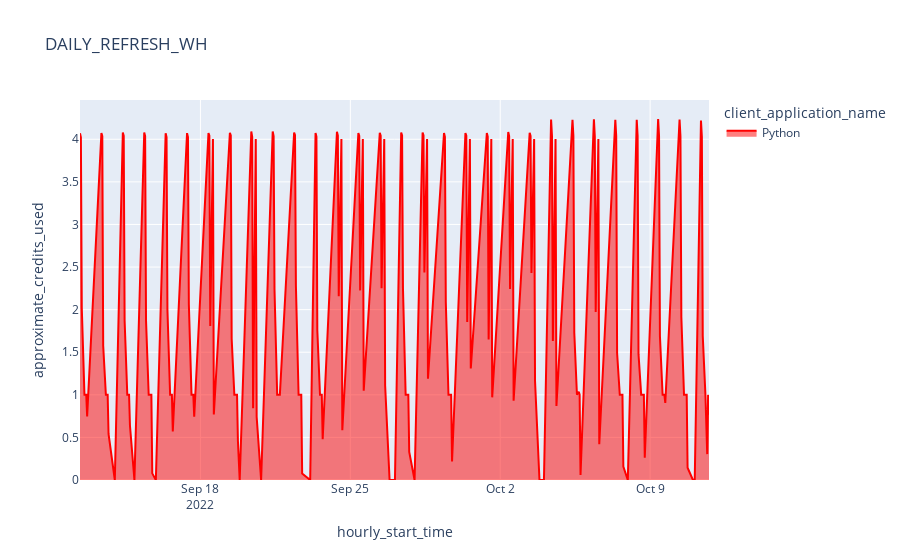
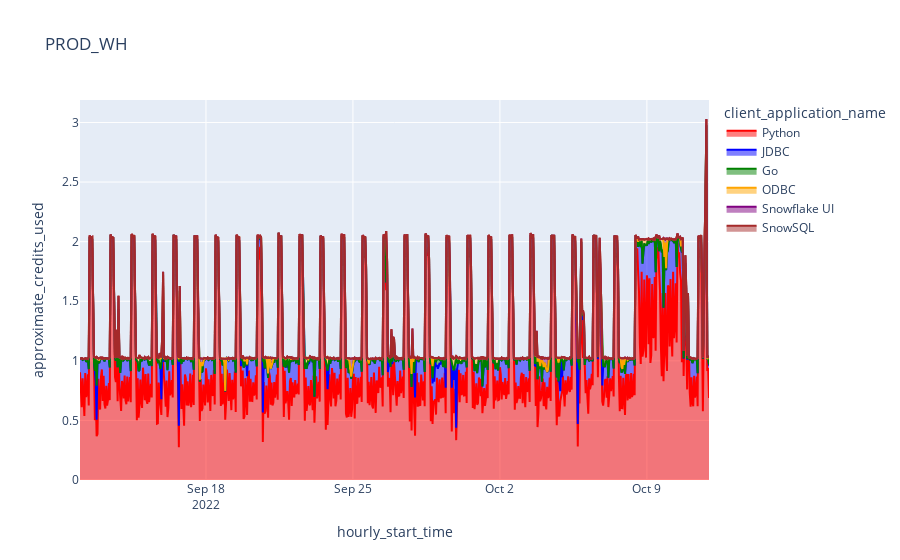
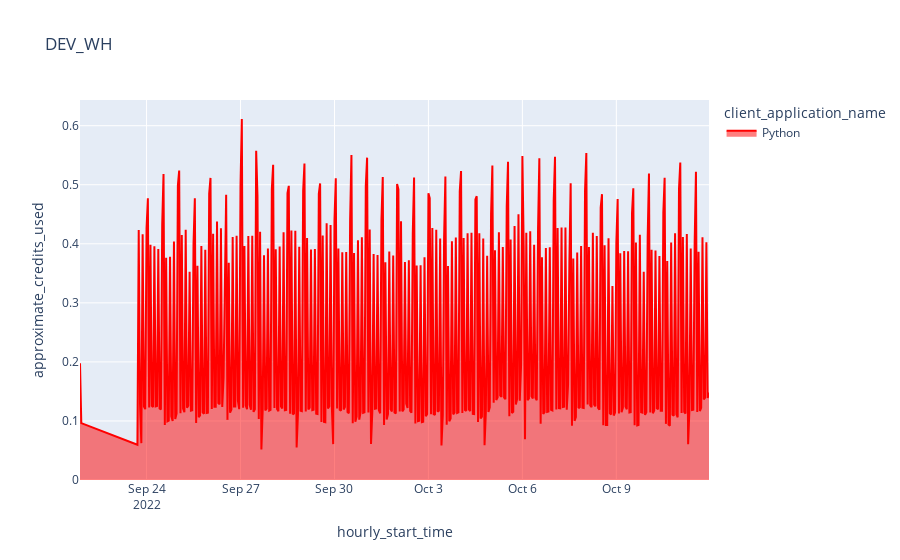
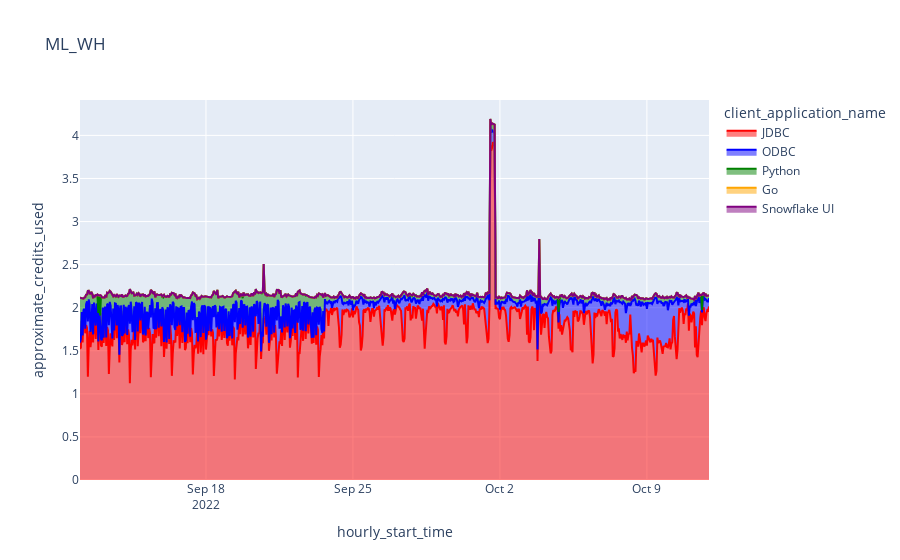

Notebook code cell kept with these figures, in order:
### Code cell
for i in range(len(df_titles)):
    fig = px.area(df_warehouse[i], x="hourly_start_time", y="approximate_credits_used", color="client_application_name",color_discrete_sequence=color_scheme,title=df_titles[i])
    fig.show()

### Figure 1 — Plotly figure (JSON) as saved in the notebook; plotly's stock layout.template omitted (floating-point values rounded to 4 significant figures; data arrays with more than 128 entries replaced by an {"elided": "..."} marker saying what was removed)
{"data": [{"fillpattern": {"shape": ""}, "hovertemplate": "client_application_name=Python<br>hourly_start_time=%{x}<br>approximate_credits_used=%{y}<extra></extra>", "legendgroup": "Python", "line": {"color": "red"}, "marker": {"symbol": "circle"}, "mode": "lines", "name": "Python", "orientation": "v", "showlegend": true, "stackgroup": "1", "type": "scatter", "x": {"elided": "192 str values"}, "xaxis": "x", "y": {"elided": "192 float values"}, "yaxis": "y"}], "layout": {"legend": {"title": {"text": "client_application_name"}, "tracegroupgap": 0}, "title": {"text": "DAILY_REFRESH_WH"}, "xaxis": {"anchor": "y", "domain": [0, 1], "title": {"text": "hourly_start_time"}}, "yaxis": {"anchor": "x", "domain": [0, 1], "title": {"text": "approximate_credits_used"}}}}

### Figure 2 — Plotly figure (JSON) as saved in the notebook; plotly's stock layout.template omitted (floating-point values rounded to 4 significant figures; data arrays with more than 128 entries replaced by an {"elided": "..."} marker saying what was removed)
{"data": [{"fillpattern": {"shape": ""}, "hovertemplate": "client_application_name=Python<br>hourly_start_time=%{x}<br>approximate_credits_used=%{y}<extra></extra>", "legendgroup": "Python", "line": {"color": "red"}, "marker": {"symbol": "circle"}, "mode": "lines", "name": "Python", "orientation": "v", "showlegend": true, "stackgroup": "1", "type": "scatter", "x": {"elided": "720 str values"}, "xaxis": "x", "y": {"elided": "720 float values"}, "yaxis": "y"}, {"fillpattern": {"shape": ""}, "hovertemplate": "client_application_name=JDBC<br>hourly_start_time=%{x}<br>approximate_credits_used=%{y}<extra></extra>", "legendgroup": "JDBC", "line": {"color": "blue"}, "marker": {"symbol": "circle"}, "mode": "lines", "name": "JDBC", "orientation": "v", "showlegend": true, "stackgroup": "1", "type": "scatter", "x": {"elided": "720 str values"}, "xaxis": "x", "y": {"elided": "720 float values"}, "yaxis": "y"}, {"fillpattern": {"shape": ""}, "hovertemplate": "client_application_name=Go<br>hourly_start_time=%{x}<br>approximate_credits_used=%{y}<extra></extra>", "legendgroup": "Go", "line": {"color": "green"}, "marker": {"symbol": "circle"}, "mode": "lines", "name": "Go", "orientation": "v", "showlegend": true, "stackgroup": "1", "type": "scatter", "x": ["2022-09-29T22:00:00", "2022-09-16T17:00:00", "2022-10-05T17:00:00", "2022-09-20T17:00:00", "2022-10-05T16:00:00", "2022-09-27T23:00:00", "2022-09-15T21:00:00", "2022-09-16T18:00:00", "2022-09-12T19:00:00", "2022-10-04T21:00:00", "2022-10-11T18:00:00", "2022-09-16T16:00:00", "2022-10-06T21:00:00", "2022-09-29T17:00:00", "2022-09-15T23:00:00", "2022-09-28T21:00:00", "2022-09-12T18:00:00", "2022-09-29T10:00:00", "2022-10-04T23:00:00", "2022-09-23T19:00:00", "2022-10-04T20:00:00", "2022-09-26T16:00:00", "2022-09-19T23:00:00", "2022-09-29T01:00:00", "2022-09-29T21:00:00", "2022-09-29T19:00:00", "2022-09-21T21:00:00", "2022-09-19T16:00:00", "2022-09-20T20:00:00", "2022-09-20T15:00:00", "2022-09-29T23:00:00", "2022-09-29T02:00:00", "2022-10-03T15:00:00", "2022-09-29T16:00:00", "2022-10-06T20:00:00", "2022-09-29T00:00:00", "2022-10-05T23:00:00", "2022-09-28T23:00:00", "2022-09-28T19:00:00", "2022-10-04T15:00:00", "2022-10-05T15:00:00", "2022-10-06T15:00:00", "2022-10-03T17:00:00", "2022-09-29T04:00:00", "2022-09-22T21:00:00", "2022-09-15T22:00:00", "2022-10-06T17:00:00", "2022-09-29T18:00:00", "2022-09-29T03:00:00", "2022-10-05T22:00:00", "2022-10-11T17:00:00", "2022-09-23T18:00:00", "2022-09-16T00:00:00", "2022-09-26T21:00:00", "2022-09-29T14:00:00", "2022-09-28T15:00:00", "2022-10-05T18:00:00", "2022-10-06T00:00:00", "2022-09-27T18:00:00", "2022-10-06T16:00:00", "2022-10-03T16:00:00", "2022-09-21T20:00:00", "2022-09-23T16:00:00", "2022-09-23T20:00:00", "2022-10-10T21:00:00", "2022-09-22T22:00:00", "2022-10-11T23:00:00", "2022-10-06T18:00:00", "2022-09-27T16:00:00", "2022-09-29T15:00:00", "2022-10-10T22:00:00", "2022-09-26T22:00:00", "2022-09-23T15:00:00", "2022-09-14T21:00:00", "2022-10-10T16:00:00", "2022-09-29T08:00:00", "2022-10-06T19:00:00", "2022-10-10T18:00:00", "2022-09-27T20:00:00", "2022-09-20T16:00:00", "2022-09-26T17:00:00", "2022-10-10T20:00:00", "2022-09-28T22:00:00", "2022-09-28T17:00:00", "2022-09-29T11:00:00", "2022-09-22T18:00:00", "2022-09-22T20:00:00", "2022-10-04T22:00:00", "2022-09-28T20:00:00", "2022-09-15T19:00:00", "2022-09-27T21:00:00", "2022-10-03T21:00:00", "2022-09-23T17:00:00", "2022-09-20T18:00:00", "2022-09-14T18:00:00", "2022-10-11T16:00:00", "2022-09-15T18:00:00", "2022-10-10T15:00:00", "2022-10-10T17:00:00", "2022-10-11T19:00:00", "2022-10-05T19:00:00", "2022-09-14T20:00:00", "2022-10-10T19:00:00", "2022-10-05T20:00:00", "2022-10-05T21:00:00", "2022-09-14T16:00:00", "2022-10-11T22:00:00", "2022-10-10T23:00:00", "2022-09-22T16:00:00", "2022-09-12T20:00:00", "2022-09-16T15:00:00", "2022-10-04T19:00:00", "2022-09-22T23:00:00", "2022-09-22T00:00:00", "2022-10-03T18:00:00", "2022-09-29T12:00:00", "2022-09-29T13:00:00"], "xaxis": "x", "y": [0.5922, 0.5383, 0.5234, 0.4366, 0.3906, 0.3203, 0.2995, 0.2911, 0.2858, 0.2673, 0.2441, 0.2349, 0.2282, 0.2111, 0.2071, 0.1928, 0.1898, 0.1647, 0.1572, 0.1562, 0.1416, 0.1259, 0.08808, 0.08657, 0.08504, 0.07945, 0.07662, 0.07652, 0.07304, 0.06188, 0.06031, 0.06018, 0.0575, 0.05146, 0.0446, 0.04421, 0.04397, 0.04396, 0.04368, 0.04049, 0.04017, 0.03916, 0.03509, 0.03453, 0.03436, 0.03134, 0.02799, 0.02666, 0.02615, 0.02505, 0.02495, 0.02414, 0.02231, 0.02183, 0.01861, 0.0182, 0.01734, 0.01596, 0.01574, 0.01421, 0.01371, 0.01369, 0.01289, 0.01156, 0.01012, 0.009774, 0.009694, 0.008719, 0.007888, 0.007469, 0.007201, 0.007192, 0.006965, 0.00577, 0.005599, 0.004746, 0.004542, 0.004272, 0.00391, 0.003907, 0.002931, 0.002464, 0.002286, 0.002205, 0.001731, 0.001379, 0.001297, 0.001276, 0.001067, 0.001022, 0.0009682, 0.0009541, 0.0008444, 0.0008217, 0.0007968, 0.0005447, 0.0005133, 0.0004591, 0.0004483, 0.0003372, 0.0002802, 0.0002548, 0.0001512, 0.0001449, 0.0001257, 9.274e-05, 8.687e-05, 8.626e-05, 6.918e-05, 6.759e-05, 5.752e-05, 4.717e-05, 4.047e-05, 3.407e-05, 2.882e-05, 1.42e-05, 6.086e-06], "yaxis": "y"}, {"fillpattern": {"shape": ""}, "hovertemplate": "client_application_name=ODBC<br>hourly_start_time=%{x}<br>approximate_credits_used=%{y}<extra></extra>", "legendgroup": "ODBC", "line": {"color": "orange"}, "marker": {"symbol": "circle"}, "mode": "lines", "name": "ODBC", "orientation": "v", "showlegend": true, "stackgroup": "1", "type": "scatter", "x": {"elided": "720 str values"}, "xaxis": "x", "y": {"elided": "720 float values"}, "yaxis": "y"}, {"fillpattern": {"shape": ""}, "hovertemplate": "client_application_name=Snowflake UI<br>hourly_start_time=%{x}<br>approximate_credits_used=%{y}<extra></extra>", "legendgroup": "Snowflake UI", "line": {"color": "purple"}, "marker": {"symbol": "circle"}, "mode": "lines", "name": "Snowflake UI", "orientation": "v", "showlegend": true, "stackgroup": "1", "type": "scatter", "x": {"elided": "146 str values"}, "xaxis": "x", "y": {"elided": "146 float values"}, "yaxis": "y"}, {"fillpattern": {"shape": ""}, "hovertemplate": "client_application_name=SnowSQL<br>hourly_start_time=%{x}<br>approximate_credits_used=%{y}<extra></extra>", "legendgroup": "SnowSQL", "line": {"color": "brown"}, "marker": {"symbol": "circle"}, "mode": "lines", "name": "SnowSQL", "orientation": "v", "showlegend": true, "stackgroup": "1", "type": "scatter", "x": ["2022-10-01T04:00:00", "2022-10-03T20:00:00", "2022-10-03T16:00:00"], "xaxis": "x", "y": [0.0001347, 0.0001122, 3.789e-05], "yaxis": "y"}], "layout": {"legend": {"title": {"text": "client_application_name"}, "tracegroupgap": 0}, "title": {"text": "PROD_WH"}, "xaxis": {"anchor": "y", "domain": [0, 1], "title": {"text": "hourly_start_time"}}, "yaxis": {"anchor": "x", "domain": [0, 1], "title": {"text": "approximate_credits_used"}}}}

### Figure 3 — Plotly figure (JSON) as saved in the notebook; plotly's stock layout.template omitted (floating-point values rounded to 4 significant figures; data arrays with more than 128 entries replaced by an {"elided": "..."} marker saying what was removed)
{"data": [{"fillpattern": {"shape": ""}, "hovertemplate": "client_application_name=Python<br>hourly_start_time=%{x}<br>approximate_credits_used=%{y}<extra></extra>", "legendgroup": "Python", "line": {"color": "red"}, "marker": {"symbol": "circle"}, "mode": "lines", "name": "Python", "orientation": "v", "showlegend": true, "stackgroup": "1", "type": "scatter", "x": {"elided": "441 str values"}, "xaxis": "x", "y": {"elided": "441 float values"}, "yaxis": "y"}], "layout": {"legend": {"title": {"text": "client_application_name"}, "tracegroupgap": 0}, "title": {"text": "DEV_WH"}, "xaxis": {"anchor": "y", "domain": [0, 1], "title": {"text": "hourly_start_time"}}, "yaxis": {"anchor": "x", "domain": [0, 1], "title": {"text": "approximate_credits_used"}}}}

### Figure 4 — Plotly figure (JSON) as saved in the notebook; plotly's stock layout.template omitted (floating-point values rounded to 4 significant figures; data arrays with more than 128 entries replaced by an {"elided": "..."} marker saying what was removed)
{"data": [{"fillpattern": {"shape": ""}, "hovertemplate": "client_application_name=JDBC<br>hourly_start_time=%{x}<br>approximate_credits_used=%{y}<extra></extra>", "legendgroup": "JDBC", "line": {"color": "red"}, "marker": {"symbol": "circle"}, "mode": "lines", "name": "JDBC", "orientation": "v", "showlegend": true, "stackgroup": "1", "type": "scatter", "x": {"elided": "720 str values"}, "xaxis": "x", "y": {"elided": "720 float values"}, "yaxis": "y"}, {"fillpattern": {"shape": ""}, "hovertemplate": "client_application_name=ODBC<br>hourly_start_time=%{x}<br>approximate_credits_used=%{y}<extra></extra>", "legendgroup": "ODBC", "line": {"color": "blue"}, "marker": {"symbol": "circle"}, "mode": "lines", "name": "ODBC", "orientation": "v", "showlegend": true, "stackgroup": "1", "type": "scatter", "x": {"elided": "720 str values"}, "xaxis": "x", "y": {"elided": "720 float values"}, "yaxis": "y"}, {"fillpattern": {"shape": ""}, "hovertemplate": "client_application_name=Python<br>hourly_start_time=%{x}<br>approximate_credits_used=%{y}<extra></extra>", "legendgroup": "Python", "line": {"color": "green"}, "marker": {"symbol": "circle"}, "mode": "lines", "name": "Python", "orientation": "v", "showlegend": true, "stackgroup": "1", "type": "scatter", "x": {"elided": "720 str values"}, "xaxis": "x", "y": {"elided": "720 float values"}, "yaxis": "y"}, {"fillpattern": {"shape": ""}, "hovertemplate": "client_application_name=Go<br>hourly_start_time=%{x}<br>approximate_credits_used=%{y}<extra></extra>", "legendgroup": "Go", "line": {"color": "orange"}, "marker": {"symbol": "circle"}, "mode": "lines", "name": "Go", "orientation": "v", "showlegend": true, "stackgroup": "1", "type": "scatter", "x": ["2022-09-12T23:00:00", "2022-09-12T21:00:00", "2022-10-11T15:00:00", "2022-10-04T19:00:00", "2022-10-04T20:00:00", "2022-09-12T20:00:00", "2022-09-13T18:00:00", "2022-09-19T18:00:00", "2022-09-15T23:00:00", "2022-09-27T18:00:00", "2022-09-16T17:00:00", "2022-09-16T18:00:00", "2022-09-27T23:00:00", "2022-09-12T16:00:00", "2022-09-15T22:00:00", "2022-09-27T20:00:00", "2022-09-21T21:00:00", "2022-09-20T16:00:00", "2022-09-26T17:00:00", "2022-10-03T21:00:00", "2022-09-26T22:00:00", "2022-09-16T00:00:00", "2022-09-19T16:00:00", "2022-10-06T20:00:00", "2022-09-15T21:00:00", "2022-09-20T18:00:00", "2022-09-22T18:00:00", "2022-09-21T18:00:00", "2022-10-05T16:00:00", "2022-09-20T17:00:00", "2022-10-05T22:00:00", "2022-10-10T20:00:00", "2022-10-03T18:00:00", "2022-09-26T16:00:00", "2022-10-07T00:00:00", "2022-10-11T19:00:00", "2022-10-04T21:00:00", "2022-09-23T16:00:00", "2022-09-14T21:00:00", "2022-10-05T20:00:00", "2022-09-14T18:00:00", "2022-09-21T20:00:00", "2022-10-06T00:00:00", "2022-09-20T20:00:00", "2022-10-11T17:00:00", "2022-10-03T19:00:00", "2022-10-03T22:00:00", "2022-09-19T22:00:00", "2022-09-12T19:00:00", "2022-09-26T21:00:00", "2022-09-27T21:00:00", "2022-10-10T21:00:00", "2022-09-12T18:00:00", "2022-09-23T15:00:00", "2022-10-05T23:00:00", "2022-09-28T23:00:00", "2022-09-22T22:00:00", "2022-10-04T15:00:00", "2022-09-15T19:00:00", "2022-09-16T16:00:00", "2022-09-20T15:00:00", "2022-09-22T00:00:00", "2022-10-10T18:00:00", "2022-10-06T21:00:00", "2022-09-22T21:00:00", "2022-09-27T16:00:00", "2022-09-19T23:00:00", "2022-09-13T00:00:00", "2022-09-29T15:00:00", "2022-10-10T15:00:00", "2022-10-05T15:00:00", "2022-09-13T20:00:00", "2022-10-10T17:00:00", "2022-09-23T17:00:00", "2022-10-10T23:00:00", "2022-09-15T18:00:00", "2022-09-22T16:00:00", "2022-09-29T17:00:00", "2022-10-03T15:00:00", "2022-10-06T19:00:00", "2022-09-14T20:00:00", "2022-09-23T18:00:00", "2022-10-06T16:00:00", "2022-10-11T20:00:00", "2022-09-28T21:00:00", "2022-10-03T17:00:00", "2022-10-06T15:00:00", "2022-09-16T15:00:00", "2022-10-06T17:00:00", "2022-09-29T19:00:00", "2022-09-26T20:00:00", "2022-09-28T15:00:00", "2022-09-26T23:00:00", "2022-10-03T16:00:00", "2022-09-19T21:00:00", "2022-09-12T15:00:00", "2022-09-29T16:00:00", "2022-10-10T19:00:00", "2022-09-19T20:00:00", "2022-09-29T01:00:00", "2022-09-29T23:00:00", "2022-09-22T23:00:00", "2022-09-29T22:00:00", "2022-09-29T00:00:00", "2022-10-10T16:00:00", "2022-09-28T20:00:00", "2022-09-14T16:00:00", "2022-09-19T15:00:00", "2022-10-11T18:00:00", "2022-09-22T20:00:00", "2022-10-11T23:00:00", "2022-10-04T23:00:00", "2022-09-13T17:00:00", "2022-10-11T16:00:00", "2022-09-21T17:00:00", "2022-09-29T21:00:00", "2022-09-21T22:00:00", "2022-09-27T17:00:00", "2022-09-19T17:00:00", "2022-10-07T19:00:00", "2022-09-28T17:00:00", "2022-09-13T21:00:00", "2022-10-06T18:00:00", "2022-09-22T15:00:00", "2022-09-12T22:00:00", "2022-09-23T19:00:00", "2022-09-21T23:00:00"], "xaxis": "x", "y": [0.2368, 0.2058, 0.1753, 0.1597, 0.04465, 0.03038, 0.02677, 0.02192, 0.02045, 0.0151, 0.008991, 0.007462, 0.006805, 0.006582, 0.006367, 0.00561, 0.005577, 0.005365, 0.004792, 0.004477, 0.004377, 0.003829, 0.003512, 0.003314, 0.003233, 0.002986, 0.00294, 0.002913, 0.002808, 0.002569, 0.002382, 0.002253, 0.002232, 0.002153, 0.002142, 0.002073, 0.001964, 0.001956, 0.001955, 0.00161, 0.00161, 0.001465, 0.001436, 0.001378, 0.001308, 0.00128, 0.001226, 0.001213, 0.0012, 0.001147, 0.001107, 0.001091, 0.00109, 0.001059, 0.001052, 0.001043, 0.0009923, 0.0009007, 0.0008465, 0.0008165, 0.0007944, 0.0007554, 0.0007385, 0.0007236, 0.0007092, 0.0007066, 0.0007009, 0.0006363, 0.0006264, 0.0005984, 0.0005609, 0.0005529, 0.0005371, 0.000526, 0.0004867, 0.0004849, 0.0004847, 0.0004739, 0.0004647, 0.0004132, 0.0004116, 0.0004048, 0.0003981, 0.0003675, 0.0003317, 0.0003248, 0.0003123, 0.0002977, 0.0002956, 0.0002936, 0.0002835, 0.0002463, 0.0002416, 0.0002203, 0.0002146, 0.0002068, 0.0001939, 0.0001914, 0.0001866, 0.0001813, 0.0001806, 0.0001804, 0.0001798, 0.0001761, 0.0001724, 0.0001632, 0.0001503, 0.000141, 0.0001389, 0.0001304, 0.0001263, 0.0001248, 0.0001148, 0.0001103, 0.0001091, 9.947e-05, 9.687e-05, 8.224e-05, 7.094e-05, 6.617e-05, 6.489e-05, 5.994e-05, 2.751e-05, 2.58e-05, 1.284e-05, 0, 0], "yaxis": "y"}, {"fillpattern": {"shape": ""}, "hovertemplate": "client_application_name=Snowflake UI<br>hourly_start_time=%{x}<br>approximate_credits_used=%{y}<extra></extra>", "legendgroup": "Snowflake UI", "line": {"color": "purple"}, "marker": {"symbol": "circle"}, "mode": "lines", "name": "Snowflake UI", "orientation": "v", "showlegend": true, "stackgroup": "1", "type": "scatter", "x": ["2022-09-19T21:00:00", "2022-09-13T18:00:00"], "xaxis": "x", "y": [5.366e-05, 1.296e-05], "yaxis": "y"}], "layout": {"legend": {"title": {"text": "client_application_name"}, "tracegroupgap": 0}, "title": {"text": "ML_WH"}, "xaxis": {"anchor": "y", "domain": [0, 1], "title": {"text": "hourly_start_time"}}, "yaxis": {"anchor": "x", "domain": [0, 1], "title": {"text": "approximate_credits_used"}}}}
